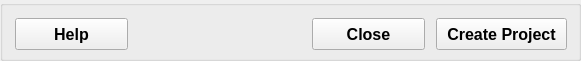
  <widget class="QGroupBox" name="groupBoxButtons">
   <property name="geometry">
    <rect>
     <x>15</x>
     <y>243</y>
     <width>581</width>
     <height>61</height>
    </rect>
   </property>
   <property name="title">
    <string/>
   </property>
   <widget class="QPushButton" name="pushButtonHelp">
    <property name="geometry">
     <rect>
      <x>15</x>
      <y>18</y>
      <width>113</width>
      <height>32</height>
     </rect>
    </property>
    <property name="font">
     <font>
      <family>Arial</family>
      <pointsize>12</pointsize>
      <weight>75</weight>
      <bold>true</bold>
     </font>
    </property>
    <property name="text">
     <string>Help</string>
    </property>
    <property name="autoDefault">
     <bool>false</bool>
    </property>
   </widget>
   <widget class="QPushButton" name="pushButtonClose">
    <property name="geometry">
     <rect>
      <x>312</x>
      <y>18</y>
      <width>113</width>
      <height>32</height>
     </rect>
    </property>
    <property name="font">
     <font>
      <family>Arial</family>
      <pointsize>12</pointsize>
      <weight>75</weight>
      <bold>true</bold>
     </font>
    </property>
    <property name="text">
     <string>Close</string>
    </property>
    <property name="autoDefault">
     <bool>false</bool>
    </property>
   </widget>
   <widget class="QPushButton" name="pushButtonCreate">
    <property name="geometry">
     <rect>
      <x>436</x>
      <y>18</y>
      <width>131</width>
      <height>32</height>
     </rect>
    </property>
    <property name="font">
     <font>
      <family>Arial</family>
      <pointsize>12</pointsize>
      <weight>75</weight>
      <bold>true</bold>
     </font>
    </property>
    <property name="toolTip">
     <string/>
    </property>
    <property name="text">
     <string> Create Project </string>
    </property>
    <property name="autoDefault">
     <bool>false</bool>
    </property>
   </widget>
  </widget>
